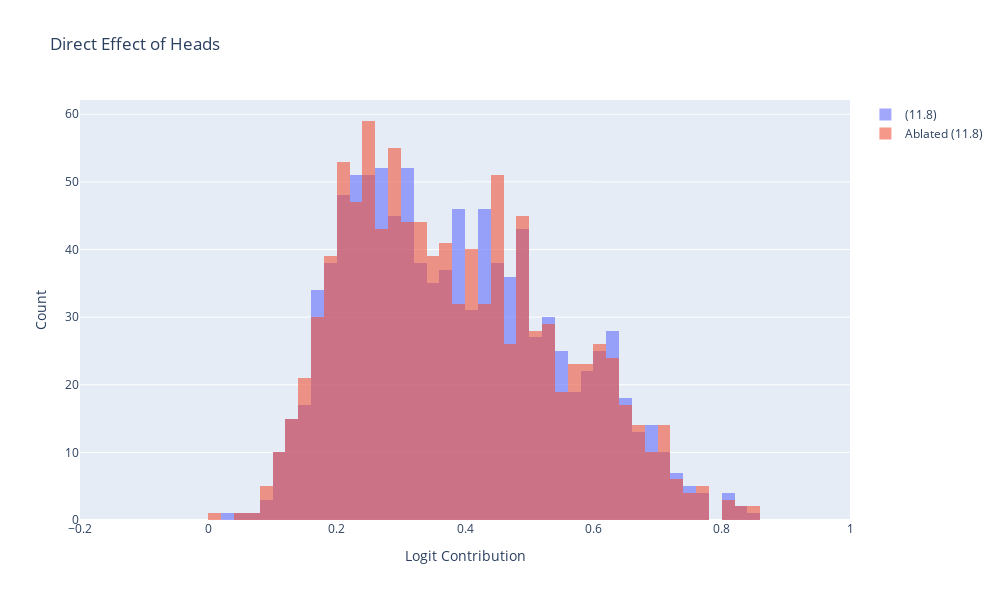

Notebook source saved alongside this figure:
### Code cell
# plot a histogram of the values of the direct effect at [11, 8] 
fig = go.Figure()

# set number of bins, and make graphs overlap
fig.update_layout(barmode='overlay', )



fig.add_trace(
    go.Histogram(
        x=per_head_direct_effect[11, 8, :].cpu(),
            name=f"(11.8)",
            opacity = 0.6,
            nbinsx= int(100 * (per_head_direct_effect[11, 8, :].max().item() - per_head_direct_effect[11, 8, :].min().item())),

    ),
    #row=1, col=1
)


fig.add_trace(
    go.Histogram(
        x=ablated_per_head_direct_effect[11, 8, :].cpu(),
            name=f"Ablated (11.8)",
            opacity = 0.6,
            nbinsx= int(100 * (ablated_per_head_direct_effect[11, 8, :].max().item() - ablated_per_head_direct_effect[11, 8, :].min().item())),

    ),
    #row=1, col=1
)
    

# add marginal


fig.update_layout(
     title="Direct Effect of Heads",
     xaxis_title="Logit Contribution",
     yaxis_title="Count",
     width=1000,
     height=600,
     
     #coloraxis=dict(colorbar_ticksuffix = "%"),
     #facet_col=0,
     #facet_labels=["Direct Effect of Heads"],
     #border=True,
)
# update x-axis range
fig.update_xaxes(range=[-0.2, 1])
fig.show()

### Figure 1 — Plotly figure (JSON) as saved in the notebook; plotly's stock layout.template omitted (floating-point values rounded to 4 significant figures; data arrays with more than 128 entries replaced by an {"elided": "..."} marker saying what was removed)
{"data": [{"name": "(11.8)", "nbinsx": 721, "opacity": 0.6, "type": "histogram", "x": {"elided": "1024 float values"}}, {"name": "Ablated (11.8)", "nbinsx": 722, "opacity": 0.6, "type": "histogram", "x": {"elided": "1024 float values"}}], "layout": {"barmode": "overlay", "height": 600, "title": {"text": "Direct Effect of Heads"}, "width": 1000, "xaxis": {"range": [-0.2, 1], "title": {"text": "Logit Contribution"}}, "yaxis": {"title": {"text": "Count"}}}}
